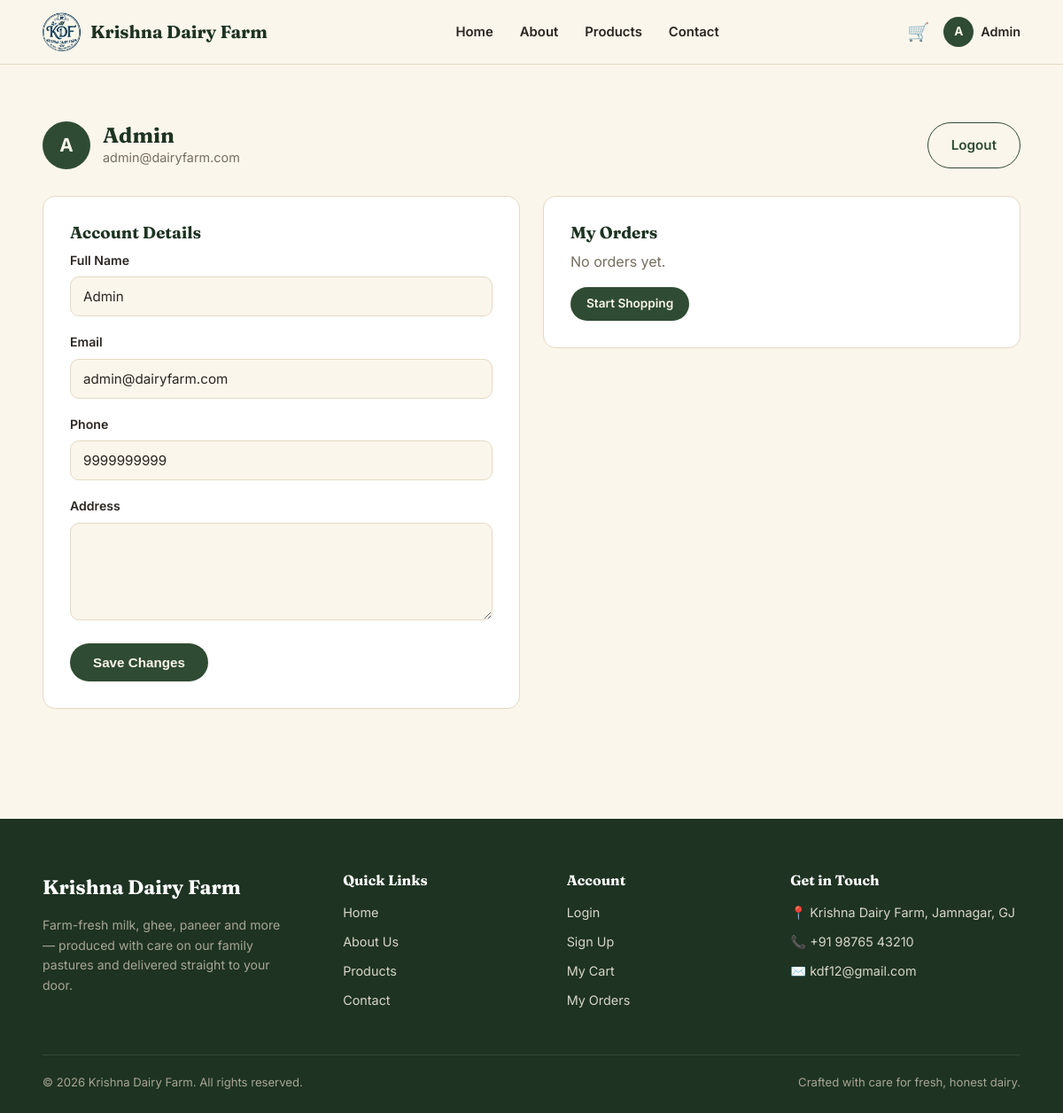
The app's page /profile.php (signed in) with its own data.
### tables this page shows
CREATE TABLE users (
  id INT AUTO_INCREMENT PRIMARY KEY,
  name VARCHAR(100) NOT NULL,
  email VARCHAR(150) NOT NULL UNIQUE,
  phone VARCHAR(15) UNIQUE,
  password VARCHAR(255) NOT NULL, 
  address TEXT,
  role ENUM('user','admin') DEFAULT 'user',
  created_at TIMESTAMP DEFAULT CURRENT_TIMESTAMP
);

### profile.php (the view, shortened to what this page needs)
<?php
require_once __DIR__ . '/config/db.php';
$userId = $_SESSION['user_id'];
$result = mysqli_query($conn, "SELECT * FROM users WHERE id=$userId");
$user   = mysqli_fetch_assoc($result);
$orders = mysqli_query($conn, "SELECT * FROM orders WHERE user_id=$userId ORDER BY created_at DESC");
require_once __DIR__ . '/includes/header.php';
?>
<section class="section">
  <div class="container">
    <div style="display:flex;justify-content:space-between;align-items:center;flex-wrap:wrap;gap:14px;margin-bottom:30px;">
      <div style="display:flex;align-items:center;gap:14px;">
        <span class="avatar" style="width:54px;height:54px;font-size:1.3rem;"><?php echo strtoupper(substr($user['name'] ?? 'U', 0, 1)); ?></span>
        <div>
          <h2 style="margin:0;"><?php echo htmlspecialchars($user['name'] ?? '', ENT_QUOTES, 'UTF-8'); ?></h2>
          <p style="margin:0;color:var(--muted);font-size:.9rem;"><?php echo htmlspecialchars($user['email'] ?? '', ENT_QUOTES, 'UTF-8'); ?></p>
        </div>
      </div>
      <a href="logout.php" class="btn btn-outline">Logout</a>
    </div>
    <div class="grid grid-2" style="align-items:flex-start;">
      <div class="profile-card">
        <h3>Account Details</h3>
        <form method="post">
          <div class="form-group"><label>Full Name</label><input type="text" name="name" value="<?php echo htmlspecialchars($user['name'] ?? '', ENT_QUOTES, 'UTF-8'); ?>" required></div>
          <div class="form-group"><label>Email</label><input type="email" value="<?php echo htmlspecialchars($user['email'] ?? '', ENT_QUOTES, 'UTF-8'); ?>" disabled></div>
          <div class="form-group"><label>Phone</label><input type="tel" name="phone" value="<?php echo htmlspecialchars($user['phone'] ?? '', ENT_QUOTES, 'UTF-8'); ?>"></div>
          <div class="form-group"><label>Address</label><textarea name="address"><?php echo htmlspecialchars($user['address'] ?? '', ENT_QUOTES, 'UTF-8'); ?></textarea></div>
          <button type="submit" name="update_profile" class="btn btn-primary">Save Changes</button>
        </form>
      </div>
      <div class="profile-card">
        <h3>My Orders</h3>
        <?php if (mysqli_num_rows($orders) == 0): ?>
          <p style="color:var(--muted);">No orders yet.</p>
          <a href="products.php" class="btn btn-primary btn-sm">Start Shopping</a>
        <?php endif; ?>
      </div>
    </div>
  </div>
</section>
<?php require_once __DIR__ . '/includes/footer.php'; ?>

### assets/css/style.css (style rules this page uses)
:root { --cream:#FBF6EC; --cream-2:#F3EBDA; --pasture:#2F4B33; --pasture-dark:#1E3322; --gold:#E8A93B; --gold-light:#F4C969; --barn:#B5562F; --ink:#2A2520; --muted:#766E60; --line:#E3D9C4; --white:#FFFFFF; --radius:14px; --shadow: 0 10px 30px rgba(47,75,51,0.10); --font-display: 'Fraunces', Georgia, serif; --font-body: 'Inter', -apple-system, Segoe UI, sans-serif; }
* { box-sizing:border-box; }
html { scroll-behavior:smooth; }
body { margin:0; font-family:var(--font-body); background:var(--cream); color:var(--ink); line-height:1.6; }
a { color:inherit;text-decoration:none; }
h1,h2,h3,h4 { font-family:var(--font-display);color:var(--pasture-dark);margin:0 0 .5em;line-height:1.15; }
p { margin:0 0 1em; }
.container { width:92%;max-width:1180px;margin:0 auto; }
.section { padding:64px 0; }
.btn { display:inline-flex;align-items:center;justify-content:center;gap:8px; padding:13px 26px;border-radius:50px;border:none;cursor:pointer; font-weight:600;font-size:.95rem;transition:.25s ease;text-align:center; }
.btn-primary { background:var(--pasture);color:var(--cream); }
.btn-outline { background:transparent;border:1.5px solid var(--pasture);color:var(--pasture); }
.btn-sm { padding:8px 18px;font-size:.85rem; }
.avatar { width:34px;height:34px;border-radius:50%;background:var(--pasture);color:var(--cream); display:flex;align-items:center;justify-content:center;font-weight:700;font-size:.85rem; }
.grid { display:grid;gap:26px; }
.grid-2 { grid-template-columns:repeat(2,1fr); }
.form-group { margin-bottom:18px; }
label { display:block;font-weight:600;font-size:.88rem;margin-bottom:7px;color:var(--ink); }
input[type=text],input[type=email],input[type=password],input[type=tel],input[type=number],textarea,select { width:100%;padding:12px 14px;border-radius:10px;border:1.5px solid var(--line); background:var(--cream);font-family:var(--font-body);font-size:.95rem;color:var(--ink); }
textarea { resize:vertical;min-height:110px; }
.profile-card { background:var(--white);border-radius:var(--radius);padding:30px;border:1px solid var(--line); }

### records on screen
users: name "A", name "Admin", email "admin@dairyfarm.com", phone "9999999999"

### other values on screen
substr($_SESSION['user_name'] ?? 'U', 0, 1) "A"
explode(' ', $_SESSION['user_name'] ?? 'Account')[0] "Admin"
